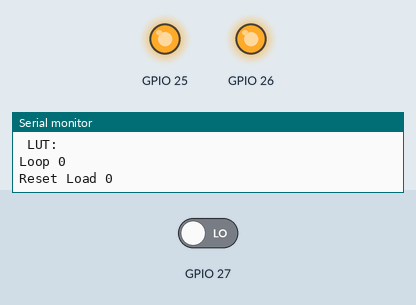
Simulated run of this sketch. Board: ESP32. On the bench: output pins drawn as LEDs (lit = HIGH), the last lines printed to the serial monitor. The inputs (shaded band) are chosen by the test bench; at power-on: GPIO 27 LOW.

Above: at 15.3 s.
15.4 s: GPIO 27 driven HIGH
17.9 s: GPIO 27 driven LOW
At 19.2 s:
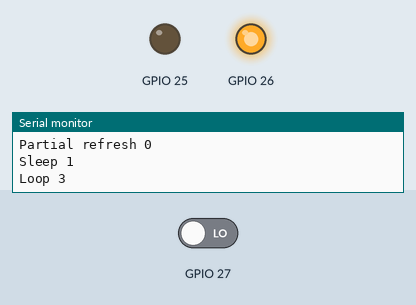
Timing chart, 0 to 20.9 s (numbered marks = the images above; inputs shaded):
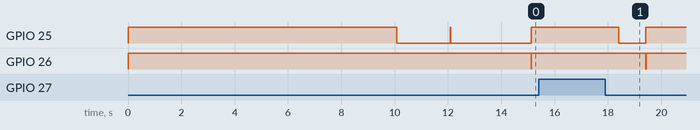

Measured:
- after the input at 17.9 s, GPIO 25: HIGH → LOW after 0.51 s, → HIGH 1.0 s later; GPIO 26: HIGH → LOW after 1.5 s, → HIGH 0.01 s later

The sketch:

sketch_epaper.ino
```cpp
#include "it8951.h"

IT8951 epd(GPIO_NUM_25, GPIO_NUM_26, GPIO_NUM_27);

uint16_t test[1000] = { 0 };

void setup() {
  Serial.begin(115200);
  Serial.println("Boot");
  Serial.println("Init");

  epd.begin(4000000);
  Serial.print("Device Info:\n Panel ");
  Serial.print(epd.width());
  Serial.print(" x ");
  Serial.println(epd.height());
  Serial.print(" Address 0x");
  Serial.println(epd.defaultImageBuffer(), HEX);
  Serial.print(" Firmware: ");
  Serial.println(epd.getFW());
  Serial.print(" LUT: ");
  Serial.println(epd.getLUT());

  for (int i = 0; i < 1000; i++)
    test[i] = 0xaaaa;

  if (epd.active())
    Serial.println("active");
  if (epd.clear(false))
    Serial.println("cleared");
}

int x = 0;
int y = 0;
int n = 0;
void loop() {
  Serial.print("Loop ");
  Serial.println(n);
  if (!epd.active()){
    Serial.print("Reset ");
    epd.reset();
  }
  x += 50;
  if (x > 1150){
    x = 0;
    y+= 80;
  }
  if (y > 745){
    y = 0;
  }
  epd.waitForDisplay();
  Serial.print("Load ");
  Serial.println(epd.load(test, 1000, x, y, 50, 80));
  epd.waitForDisplay();
  if (n++ % 5 == 0){
    Serial.print("Full refresh ");
    Serial.println(epd.display(0, 0, 2000, 2000));
  } else {
    Serial.print("Partial refresh ");
    Serial.println(epd.display(x,y, 50, 80));
  }
  epd.waitForDisplay();
  Serial.print("Sleep ");
  Serial.println(epd.sleep());
  Serial.println();
  /* esp_sleep_enable_timer_wakeup(1000000);
  if (esp_light_sleep_start() != ESP_OK)*/{
     delay(1000);
  }
}
```

it8951.cpp
```cpp
#include "it8951.h"

#include <SPI.h>


IT8951::IT8951(int cspin, int resetpin, int readypin) : _cs(cspin), _rst(resetpin), _hrdy(readypin) {
}

bool IT8951::begin(uint32_t speed, uint32_t timeoutReady, uint32_t timeoutDisplay){
  SPIspeed = speed;
  this->timeoutReady = timeoutReady;
  this->timeoutDisplay = timeoutDisplay;

  return reset();
}

void IT8951::end(){
  SPI.end();
}

bool IT8951::reset(){
  SPI.end();
  // busy state
  pinMode(_hrdy, INPUT);

  // clock select
  digitalWrite(_cs, HIGH);
  pinMode(_cs, OUTPUT);

  // hardware SPI
  SPI.begin();

  // reset line
  digitalWrite(_rst, LOW);
  pinMode(_rst, OUTPUT);
  delay(10);
  digitalWrite(_rst, HIGH);
  delay(10);
  waitUntilReady(10000);
  // get Dev Info
  updateDeviceInfo();

  // Enable I80 Packed mode
  bool val = writeRegister(I80CPCR, 0x0001);
  delay(10);
  setImageBuffer(info.imgBufAddrL | (info.imgBufAddrH << 16));
  return val;
}

bool IT8951::waitUntilReady(uint32_t timeout){
  for (uint32_t i = 0; i < timeoutReady || i < timeout; i++){
    if (digitalRead(_hrdy) == HIGH)
      return true;
    else
      delay(1);
  }
  return false;
}

bool IT8951::command(enum COMMANDS cmd) {
  bool success = true;
  SPI.beginTransaction(SPISettings(SPIspeed, MSBFIRST, SPI_MODE0));
  digitalWrite(_cs, LOW);
  if ((success = waitUntilReady())){
    SPI.transfer16(COMMAND);
    if ((success = waitUntilReady()))
      SPI.transfer16(cmd);
  }
  digitalWrite(_cs, HIGH);
  SPI.endTransaction();
  return success;
}

bool IT8951::write(uint16_t data[], size_t len, size_t repeat){
  bool success = true;
  SPI.beginTransaction(SPISettings(SPIspeed, MSBFIRST, SPI_MODE0));
  digitalWrite(_cs, LOW);
  if ((success = waitUntilReady())){
    SPI.transfer16(WRITE_DATA);
    if ((success = waitUntilReady())){
      for (size_t j = 0; j < repeat; j++)
        for (size_t i = 0; i < len; i++)
          SPI.transfer16(data[i]);
    }
  }
  digitalWrite(_cs, HIGH);
  SPI.endTransaction();
  return success;
}

bool IT8951::read(uint16_t data[], size_t len) {
  bool success = true;
  SPI.beginTransaction(SPISettings(SPIspeed, MSBFIRST, SPI_MODE0));
  digitalWrite(_cs, LOW);
  if ((success = waitUntilReady())){
    SPI.transfer16(READ_DATA);
    if ((success = waitUntilReady())){
      data[0] = SPI.transfer16(0);
      if ((success = waitUntilReady())){
        for (size_t i = 0; i < len; i++)
          data[i] = SPI.transfer16(0);
      }
    }
  }
  digitalWrite(_cs, HIGH);
  SPI.endTransaction();
  return success;
}

bool IT8951::readRegister(enum REGISTER reg, uint16_t & value){
  uint16_t v = reg;
  return command(REG_RD)
      && write(&v, 1)
      && read(&value, 1);

}

bool IT8951::writeRegister(enum REGISTER reg, uint16_t value){
  uint16_t values[2] = { reg, value };
  return command(REG_WR)
      && write(values, 2);
}

bool IT8951::waitForDisplay(uint32_t timeout){
  uint16_t value;
  for (uint32_t i = 0; i < timeoutDisplay || i < timeout; i++){
    if (!readRegister(LUTAFSR, value))
      return false;
    else if (value == 0) // if Reg is 0 then ready
      return true;
    else
      delay(1);
  }
  return false;
}

bool IT8951::updateDeviceInfo(){
  return command(GET_DEV_INFO)
      && read(info.data, 20);
}

uint32_t IT8951::defaultImageBuffer(){
  return ((uint32_t)info.imgBufAddrL) | (((uint32_t)info.imgBufAddrH) << 16);
}

bool IT8951::setImageBuffer(uint32_t addr){
  //Write LISAR Reg
  return writeRegister(LISAR_H, ((addr >> 16) & 0x0000FFFF))
      && writeRegister(LISAR_L, addr & 0x0000FFFF);
}

bool IT8951::getImageBuffer(uint32_t & addr){
  // Read LISAR Reg
  uint16_t low, high;
  if (readRegister(LISAR_H, high) && readRegister(LISAR_L, low)){
    addr = (((uint32_t)high) << 16) | ((uint32_t)low);
    return true;
  } else {
    return false;
  }
}

char * IT8951::getFW(){
  return info.FWVersion;
}

char * IT8951::getLUT(){
  return info.LUTVersion;
}

uint16_t IT8951::width(){
  return info.width;
}

uint16_t IT8951::height(){
  return info.height;
}

bool IT8951::active(){
  return command(SYS_RUN);
}

bool IT8951::standby(){
  return command(STANDBY);
}

bool IT8951::sleep(){
  return command(SLEEP);
}

bool IT8951::memBurstWrite(uint32_t addr, uint32_t size, uint16_t * buf){
    uint16_t values[4] = {
      static_cast<uint16_t>(addr & 0x0000FFFF),         //addr[15:0]
      static_cast<uint16_t>((addr >> 16) & 0x0000FFFF), //addr[25:16]
      static_cast<uint16_t>(size & 0x0000FFFF),         //Cnt[15:0]
      static_cast<uint16_t>((size >> 16) & 0x0000FFFF)  //Cnt[25:16]
    };
    return command(MEM_BST_WR)
        && write(values, 4)
        && write(buf, size)
        && command(MEM_BST_END);
}

bool IT8951::memBurstRead(uint32_t addr, uint32_t size, uint16_t * buf){
    uint16_t values[4] = {
      static_cast<uint16_t>(addr & 0x0000FFFF),         //addr[15:0]
      static_cast<uint16_t>((addr >> 16) & 0x0000FFFF), //addr[25:16]
      static_cast<uint16_t>(size & 0x0000FFFF),         //Cnt[15:0]
      static_cast<uint16_t>((size >> 16) & 0x0000FFFF)  //Cnt[25:16]
    };

    return command(MEM_BST_RD_T)
        && write(values, 4)
        && command(MEM_BST_RD_S)
        && read(buf, size)
        && command(MEM_BST_END);
}

bool IT8951::load(uint16_t *buf, size_t len, uint16_t x, uint16_t y, uint16_t width, uint16_t height, enum ROTATE rot, enum BPP bpp, enum ENDIAN e, uint32_t addr){
  // Check Dimension
  if (x > info.width || y > info.height)
    return false;
  if (x + width > info.width)
    width = info.width - x;
  if (y + height > info.height)
    height = info.height - y;
  if (width == 0 || height == 0)
    return false;

  size_t req = height * width;
  switch (bpp){
    case BPP_2:
      req /= 8;
      break;
    case BPP_3:
    case BPP_4:
      req /= 4;
      break;
    case BPP_8:
      req /= 2;
  }

  if (req != len)
    return false;

  // Calculate attributes
  uint16_t arg = (e << 8) | (bpp << 4) | (rot);

  // Full / partial refresh
  if (x == 0 && y == 0 && width == info.width && height == info.height) {
    return command(LD_IMG)
        && write(&arg, 1)
        && write(buf, len)
        && command(LD_IMG_END);
  } else {
    uint16_t args[5] = { arg, x, y, width, height };
    return command(LD_IMG_AREA)
        && write(args, 5)
        && write(buf, len)
        && command(LD_IMG_END);
  }
}

bool IT8951::display(uint16_t x, uint16_t y, uint16_t width, uint16_t height, uint16_t mode, uint32_t addr){
  // Check Dimension
  if (x > info.width || y > info.height)
    return false;
  if (x + width > info.width)
    width = info.width - x;
  if (y + height > info.height)
    height = info.height - y;
  if (width == 0 || height == 0)
    return false;

  uint16_t args[7] = { x, y, width, height, mode, addr == 0 ? info.imgBufAddrL : (addr & 0x0000ffff), addr == 0 ? info.imgBufAddrH : ((addr >> 16) & 0x0000ffff)};

  return waitForDisplay()
      && command(DPY_BUF_AREA)
      && write(args, 7);
}

bool IT8951::fill(uint16_t pattern, uint16_t x, uint16_t y, uint16_t width, uint16_t height,  enum ROTATE rot, enum BPP bpp, enum ENDIAN e, uint32_t addr){
  if (x > info.width || y > info.height)
    return false;
  if (x + width > info.width)
    width = info.width - x;
  if (y + height > info.height)
    height = info.height - y;
  if (width == 0 || height == 0)
    return false;

  size_t rep = height * width;
    switch (bpp){
    case BPP_2:
      rep /= 8;
      break;
    case BPP_3:
    case BPP_4:
      rep /= 4;
      break;
    case BPP_8:
      rep /= 2;
  }

  // Calculate attributes
  uint16_t arg = (e << 8) | (bpp << 4) | (rot);

  // Full / partial refresh
  if (x == 0 && y == 0 && width == info.width && height == info.height) {
    return waitForDisplay()
        && command(LD_IMG)
        && write(&arg, 1)
        && write(&pattern, 1, rep)
        && command(LD_IMG_END);

  } else {

    uint16_t args[5] = { arg, x, y, width, height };
    return waitForDisplay()
        && command(LD_IMG_AREA)
        && write(args, 5)
        && write(&pattern, 1, rep)
        && command(LD_IMG_END);
  }
}

bool IT8951::clear(bool white, uint16_t x, uint16_t y, uint16_t width, uint16_t height, uint32_t addr){
  return fill(white ? 0xffff : 0x0000, x, y, width, height, ROTATE_0, BPP_4, LITTLE, addr);
}
```

Source omitted: it8951.h (8802 bytes)
